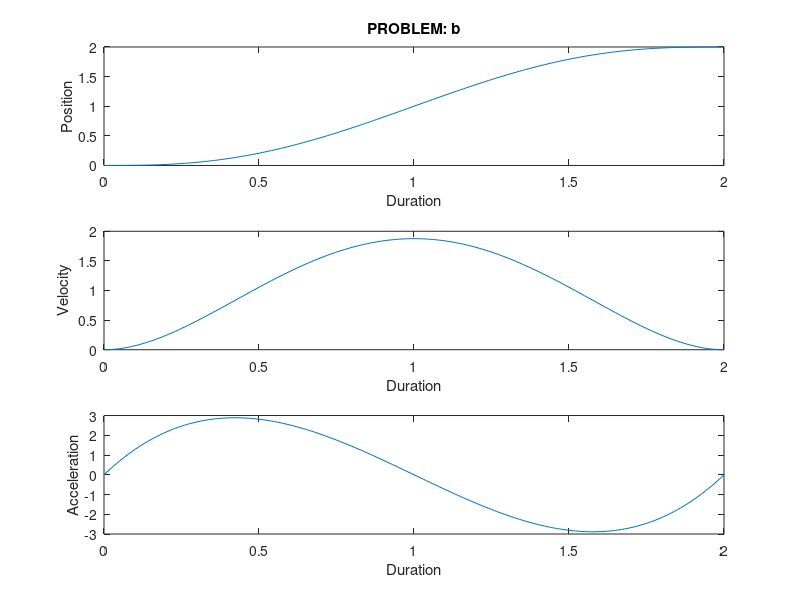

Here is the MATLAB script that generated this plot: (Note: this script raises an error after producing the figure.)
clc
clear all
close all


tau = 2;
deltat=0.01;

x0 = 0;
x0d=0;
x0dd=0;
xf = 2;
xfd=0;
xfdd=0;

C=[x0 x0d 0.5*x0dd 0 0 0];

tau2=power(tau,2);
tau3=power(tau,3);
tau4=power(tau,4);
tau5=power(tau,5);
C= transpose(C);
TAUM = [tau3 tau4 tau5 ; 3*tau2 4*tau3 5*tau4 ; 6*tau 12*tau2 20*tau3];
XA11= xf-C(1,1)-(C(2,1)*tau)-C(3,1)*tau2;
XA21=xfd-C(2,1)-2*C(3,1)*tau;
XA31=xfdd-2.*C(3,1);
A = [XA11; XA21; XA31];

C(4:6) = (TAUM\A)';

x=[];
dx=[];
ddx=[];
t=0:deltat:tau;
for i=0:deltat:tau
    newx=0;
    newdx=0;
    newddx=0;
    newx=C(1) + (C(2).*i) + (C(3).*power(i,2)) + (C(4).*power(i,3)) + (C(5).*power(i,4)) + (C(6).*power(i,5));
    newdx=C(2)+ (2.*C(3).*i)+ (3.*C(4).*power(i,2)) + (4.*C(5).*power(i,3))+ (5.*C(6).*power(i,4));
    newddx=(2.*C(3))+(6.*C(4).*i)+(12.*C(5).*power(i,2))+(20.*C(6).*power(i,3));
    x= [x  newx];   
    dx=[dx newdx];
    ddx=[ddx newddx]; 
  
end

%Problem b

figure;
subplot(3,1,1)
plot(t,x);
xlabel('Duration');
ylabel('Position');
title('PROBLEM: b');
subplot(3,1,2)
plot(t,dx);
xlabel('Duration');
ylabel('Velocity');
subplot(3,1,3)
plot(t,ddx);
xlabel('Duration');
ylabel('Acceleration');


Xstart=[x0 x0d x0dd];
Xend=[xf xfd xfdd];

tau_left=tau;
X = [Xstart];
temp=Xstart;

for i=1:1:length(t)-1

temp=Step(temp,Xend,tau_left,deltat);
tau_left=tau_left-deltat;
X=[X ; temp];
  
end


position = X(:,1);
velocity = X(:,2);
acceleration = X(:,3);


%Problem C

figure;
subplot(3,1,1)
plot(t,position);
xlabel('Duration');
ylabel('Position');
title('PROBLEM: c');
subplot(3,1,2)
plot(t,velocity);
xlabel('Duration');
ylabel('Velocity');
subplot(3,1,3)
plot(t,acceleration);
xlabel('Duration');
ylabel('Acceleration');

%Difference :


figure;

subplot(3,1,1)
plot(t,x'-position);
xlabel('Duration');
ylabel('Position Difference');
title('PROBLEM: c');
subplot(3,1,2)
plot(t,dx'-velocity);
xlabel('Duration');
ylabel('Velocity Difference');
subplot(3,1,3)
plot(t,ddx'-acceleration);
xlabel('Duration');
ylabel('Acceleration Difference');





